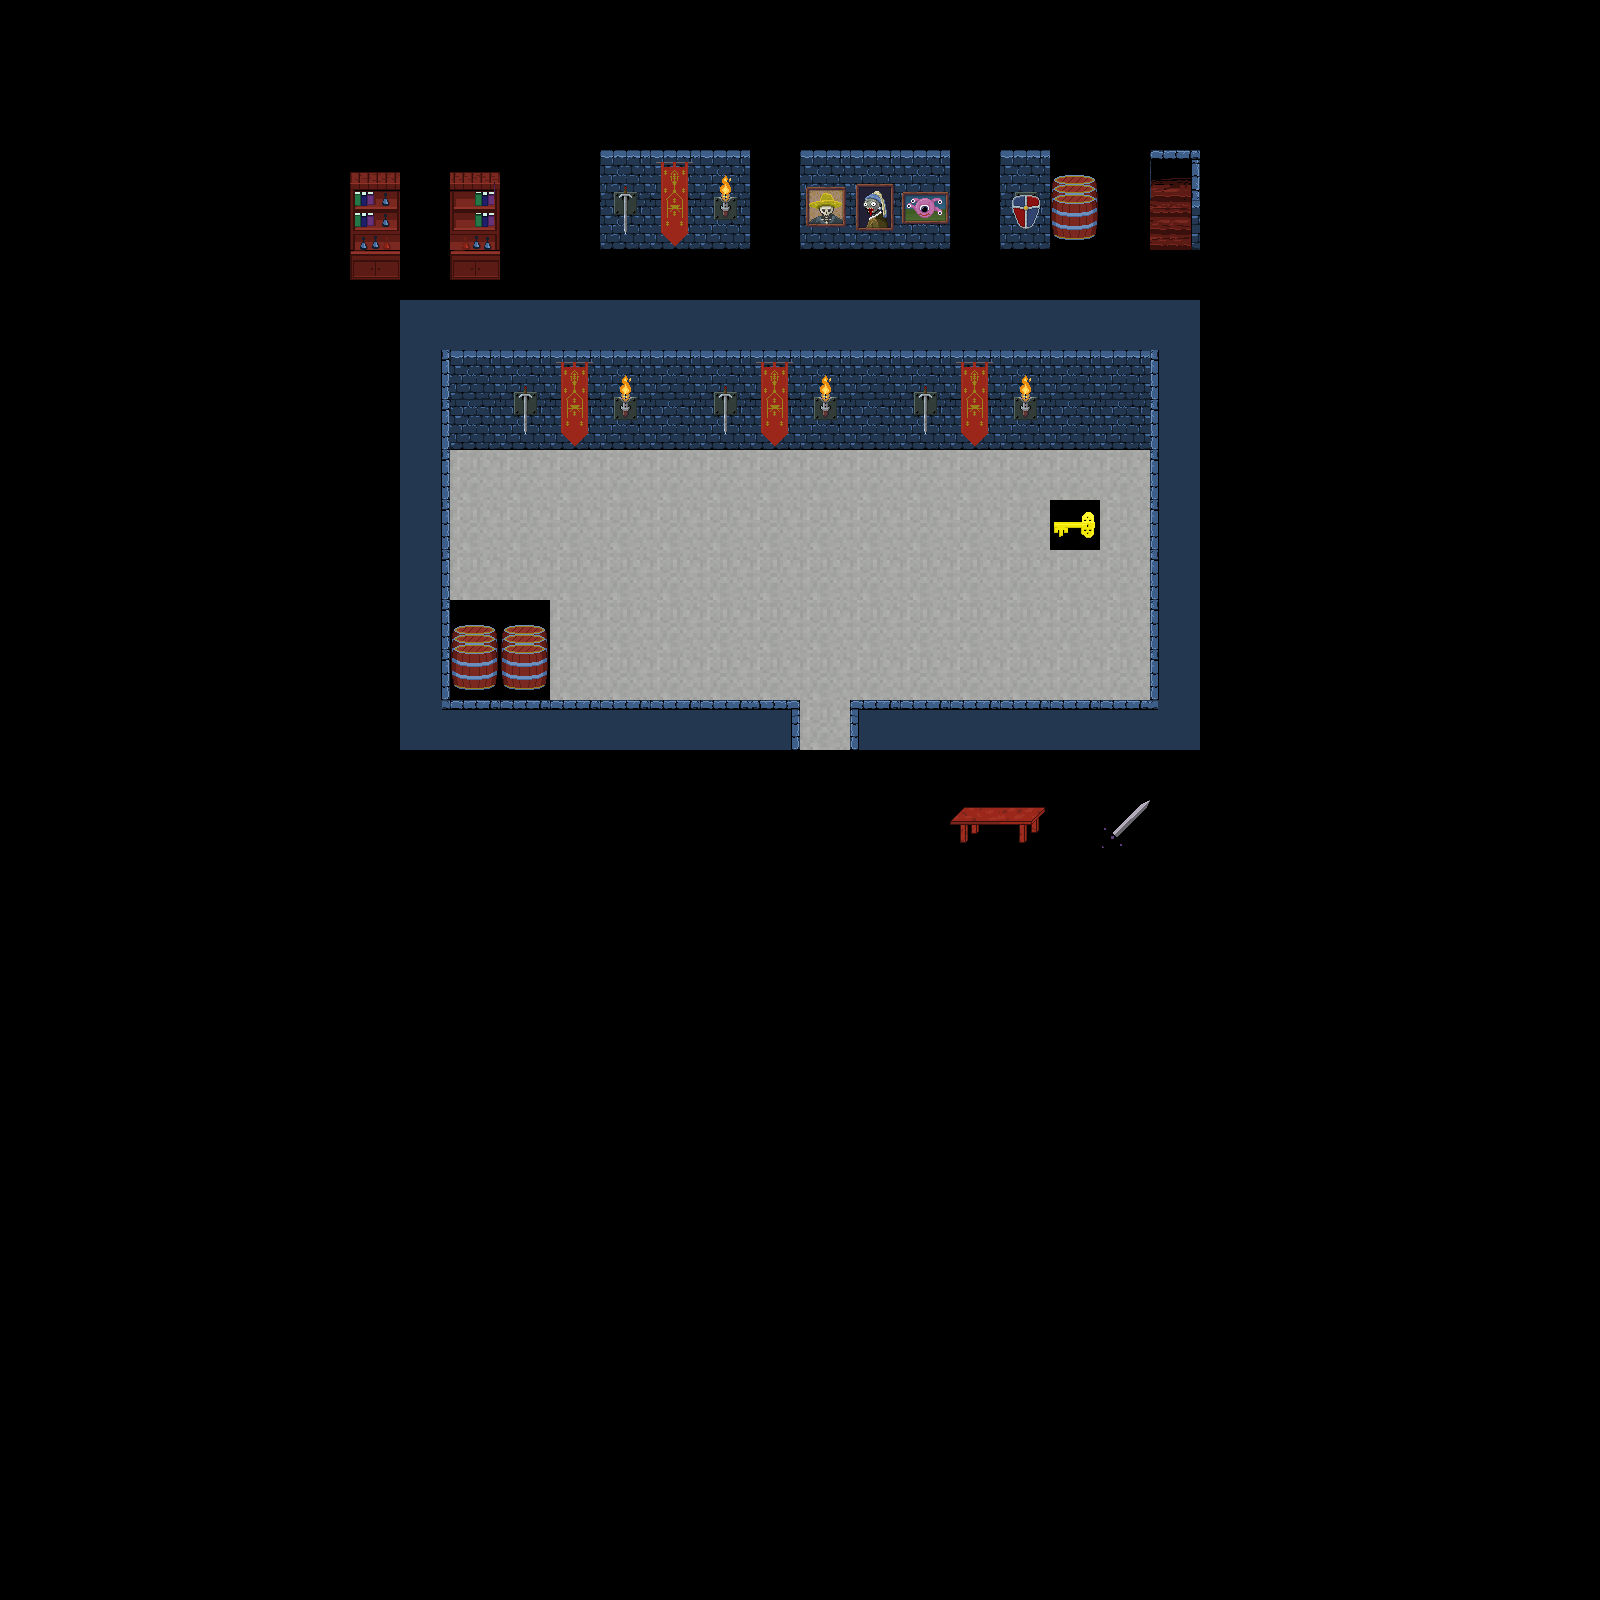

The image is a tile-based game level rendered from a .tmx file. Its description and complete source (layers, tilesets, objects, tile grids) follow:
An orthogonal 32x32 tile map with 50x50 px tiles, 1 tile layer (floor), 1 hidden layer not drawn.

<map version="1.5" tiledversion="1.7.2" orientation="orthogonal" renderorder="right-down" compressionlevel="0" width="32" height="32" tilewidth="50" tileheight="50" infinite="0" nextlayerid="4" nextobjectid="1">
 <editorsettings>
  <export format="csv" />
 </editorsettings>
 <tileset firstgid="1" source="tiles.tsx" />
 <layer id="1" name="floor" width="32" height="32">
  <data encoding="csv">
0,0,0,0,0,0,0,0,0,0,0,0,0,0,0,0,0,0,0,0,0,0,0,0,0,0,0,0,0,0,0,0,
0,0,0,0,0,0,0,0,0,0,0,0,0,0,0,0,0,0,0,0,0,0,0,0,0,0,0,0,0,0,0,0,
0,0,0,0,0,0,0,0,0,0,0,0,0,0,0,0,0,0,0,0,0,0,0,0,0,0,0,0,0,0,0,0,
0,0,0,0,0,0,0,44,0,45,0,0,56,21,66,0,62,64,60,0,58,48,0,41,0,0,0,0,0,0,0,0,
0,0,0,0,0,0,0,50,0,51,0,0,57,22,70,0,63,65,61,0,59,49,0,42,0,0,0,0,0,0,0,0,
0,0,0,0,0,0,0,46,0,46,0,0,0,0,0,0,0,0,0,0,0,0,0,0,0,0,0,0,0,0,0,0,
0,0,0,0,0,0,0,0,11,11,11,11,11,11,11,11,11,11,11,11,11,11,11,11,0,0,0,0,0,0,0,0,
0,0,0,0,0,0,0,0,12,14,56,21,66,14,56,21,66,14,56,21,66,14,14,10,0,0,0,0,0,0,0,0,
0,0,0,0,0,0,0,0,12,24,57,22,70,24,57,22,70,24,57,22,70,24,24,10,0,0,0,0,0,0,0,0,
0,0,0,0,0,0,0,0,12,2,2,2,2,2,2,2,2,2,2,2,2,2,2,10,0,0,0,0,0,0,0,0,
0,0,0,0,0,0,0,0,12,2,2,2,2,2,2,2,2,2,2,2,2,5,2,10,0,0,0,0,0,0,0,0,
0,0,0,0,0,0,0,0,12,2,2,2,2,2,2,2,2,2,2,2,2,2,2,10,0,0,0,0,0,0,0,0,
0,0,0,0,0,0,0,0,12,48,48,2,2,2,2,2,2,2,2,2,2,2,2,10,0,0,0,0,0,0,0,0,
0,0,0,0,0,0,0,0,12,49,49,2,2,2,2,2,2,2,2,2,2,2,2,10,0,0,0,0,0,0,0,0,
0,0,0,0,0,0,0,0,18,8,8,8,8,8,8,9,2,7,8,8,8,8,8,19,0,0,0,0,0,0,0,0,
0,0,0,0,0,0,0,0,0,0,0,0,0,0,0,0,0,0,0,0,0,0,0,0,0,0,0,0,0,0,0,0,
0,0,0,0,0,0,0,0,0,0,0,0,0,0,0,0,0,0,0,81,82,0,83,0,0,0,0,0,0,0,0,0,
0,0,0,0,0,0,0,0,0,0,0,0,0,0,0,0,0,0,0,0,0,0,0,0,0,0,0,0,0,0,0,0,
0,0,0,0,0,0,0,0,0,0,0,0,0,0,0,0,0,0,0,0,0,0,0,0,0,0,0,0,0,0,0,0,
0,0,0,0,0,0,0,0,0,0,0,0,0,0,0,0,0,0,0,0,0,0,0,0,0,0,0,0,0,0,0,0,
0,0,0,0,0,0,0,0,0,0,0,0,0,0,0,0,0,0,0,0,0,0,0,0,0,0,0,0,0,0,0,0,
0,0,0,0,0,0,0,0,0,0,0,0,0,0,0,0,0,0,0,0,0,0,0,0,0,0,0,0,0,0,0,0,
0,0,0,0,0,0,0,0,0,0,0,0,0,0,0,0,0,0,0,0,0,0,0,0,0,0,0,0,0,0,0,0,
0,0,0,0,0,0,0,0,0,0,0,0,0,0,0,0,0,0,0,0,0,0,0,0,0,0,0,0,0,0,0,0,
0,0,0,0,0,0,0,0,0,0,0,0,0,0,0,0,0,0,0,0,0,0,0,0,0,0,0,0,0,0,0,0,
0,0,0,0,0,0,0,0,0,0,0,0,0,0,0,0,0,0,0,0,0,0,0,0,0,0,0,0,0,0,0,0,
0,0,0,0,0,0,0,0,0,0,0,0,0,0,0,0,0,0,0,0,0,0,0,0,0,0,0,0,0,0,0,0,
0,0,0,0,0,0,0,0,0,0,0,0,0,0,0,0,0,0,0,0,0,0,0,0,0,0,0,0,0,0,0,0,
0,0,0,0,0,0,0,0,0,0,0,0,0,0,0,0,0,0,0,0,0,0,0,0,0,0,0,0,0,0,0,0,
0,0,0,0,0,0,0,0,0,0,0,0,0,0,0,0,0,0,0,0,0,0,0,0,0,0,0,0,0,0,0,0,
0,0,0,0,0,0,0,0,0,0,0,0,0,0,0,0,0,0,0,0,0,0,0,0,0,0,0,0,0,0,0,0,
0,0,0,0,0,0,0,0,0,0,0,0,0,0,0,0,0,0,0,0,0,0,0,0,0,0,0,0,0,0,0,0
</data>
 </layer>
 <layer id="2" name="celing" width="32" height="32" visible="0">
  <data encoding="csv">
0,0,0,0,0,0,0,0,0,0,0,0,0,0,0,0,0,0,0,0,0,0,0,0,0,0,0,0,0,0,0,0,
0,0,0,0,0,0,0,0,0,0,0,0,0,0,0,0,0,0,0,0,0,0,0,0,0,0,0,0,0,0,0,0,
0,0,0,0,0,0,0,0,0,0,0,0,0,0,0,0,0,0,0,0,0,0,0,0,0,0,0,0,0,0,0,0,
0,0,0,0,0,0,0,0,0,0,0,0,0,0,0,0,0,0,0,0,0,0,0,0,0,0,0,0,0,0,0,0,
0,0,0,0,0,0,0,0,0,0,0,0,0,0,0,0,0,0,0,0,0,0,0,0,0,0,0,0,0,0,0,0,
0,0,0,0,0,0,0,0,0,0,0,0,0,0,0,0,0,0,0,0,0,0,0,0,0,0,0,0,0,0,0,0,
0,0,0,0,0,0,0,0,1,1,1,1,1,1,1,1,1,1,1,1,1,1,1,1,0,0,0,0,0,0,0,0,
0,0,0,0,0,0,0,0,1,1,1,1,1,1,1,1,1,1,1,1,1,1,1,1,0,0,0,0,0,0,0,0,
0,0,0,0,0,0,0,0,1,1,1,1,1,1,1,1,1,1,1,1,1,1,1,1,0,0,0,0,0,0,0,0,
0,0,0,0,0,0,0,0,1,1,1,1,1,1,1,1,1,1,1,1,1,1,1,1,0,0,0,0,0,0,0,0,
0,0,0,0,0,0,0,0,1,1,1,1,1,1,1,1,1,1,1,1,1,1,1,1,0,0,0,0,0,0,0,0,
0,0,0,0,0,0,0,0,1,1,1,1,1,1,1,1,1,1,1,1,1,1,1,1,0,0,0,0,0,0,0,0,
0,0,0,0,0,0,0,0,1,1,1,1,1,1,1,1,1,1,1,1,1,1,1,1,0,0,0,0,0,0,0,0,
0,0,0,0,0,0,0,0,1,1,1,1,1,1,1,1,1,1,1,1,1,1,1,1,0,0,0,0,0,0,0,0,
0,0,0,0,0,0,0,0,1,1,1,1,1,1,1,1,1,1,1,1,1,1,1,1,0,0,0,0,0,0,0,0,
0,0,0,0,0,0,0,0,0,0,0,0,0,0,0,0,0,0,0,0,0,0,0,0,0,0,0,0,0,0,0,0,
0,0,0,0,0,0,0,0,0,0,0,0,0,0,0,0,0,0,0,0,0,0,0,0,0,0,0,0,0,0,0,0,
0,0,0,0,0,0,0,0,0,0,0,0,0,0,0,0,0,0,0,0,0,0,0,0,0,0,0,0,0,0,0,0,
0,0,0,0,0,0,0,0,0,0,0,0,0,0,0,0,0,0,0,0,0,0,0,0,0,0,0,0,0,0,0,0,
0,0,0,0,0,0,0,0,0,0,0,0,0,0,0,0,0,0,0,0,0,0,0,0,0,0,0,0,0,0,0,0,
0,0,0,0,0,0,0,0,0,0,0,0,0,0,0,0,0,0,0,0,0,0,0,0,0,0,0,0,0,0,0,0,
0,0,0,0,0,0,0,0,0,0,0,0,0,0,0,0,0,0,0,0,0,0,0,0,0,0,0,0,0,0,0,0,
0,0,0,0,0,0,0,0,0,0,0,0,0,0,0,0,0,0,0,0,0,0,0,0,0,0,0,0,0,0,0,0,
0,0,0,0,0,0,0,0,0,0,0,0,0,0,0,0,0,0,0,0,0,0,0,0,0,0,0,0,0,0,0,0,
0,0,0,0,0,0,0,0,0,0,0,0,0,0,0,0,0,0,0,0,0,0,0,0,0,0,0,0,0,0,0,0,
0,0,0,0,0,0,0,0,0,0,0,0,0,0,0,0,0,0,0,0,0,0,0,0,0,0,0,0,0,0,0,0,
0,0,0,0,0,0,0,0,0,0,0,0,0,0,0,0,0,0,0,0,0,0,0,0,0,0,0,0,0,0,0,0,
0,0,0,0,0,0,0,0,0,0,0,0,0,0,0,0,0,0,0,0,0,0,0,0,0,0,0,0,0,0,0,0,
0,0,0,0,0,0,0,0,0,0,0,0,0,0,0,0,0,0,0,0,0,0,0,0,0,0,0,0,0,0,0,0,
0,0,0,0,0,0,0,0,0,0,0,0,0,0,0,0,0,0,0,0,0,0,0,0,0,0,0,0,0,0,0,0,
0,0,0,0,0,0,0,0,0,0,0,0,0,0,0,0,0,0,0,0,0,0,0,0,0,0,0,0,0,0,0,0,
0,0,0,0,0,0,0,0,0,0,0,0,0,0,0,0,0,0,0,0,0,0,0,0,0,0,0,0,0,0,0,0
</data>
 </layer>
</map>
